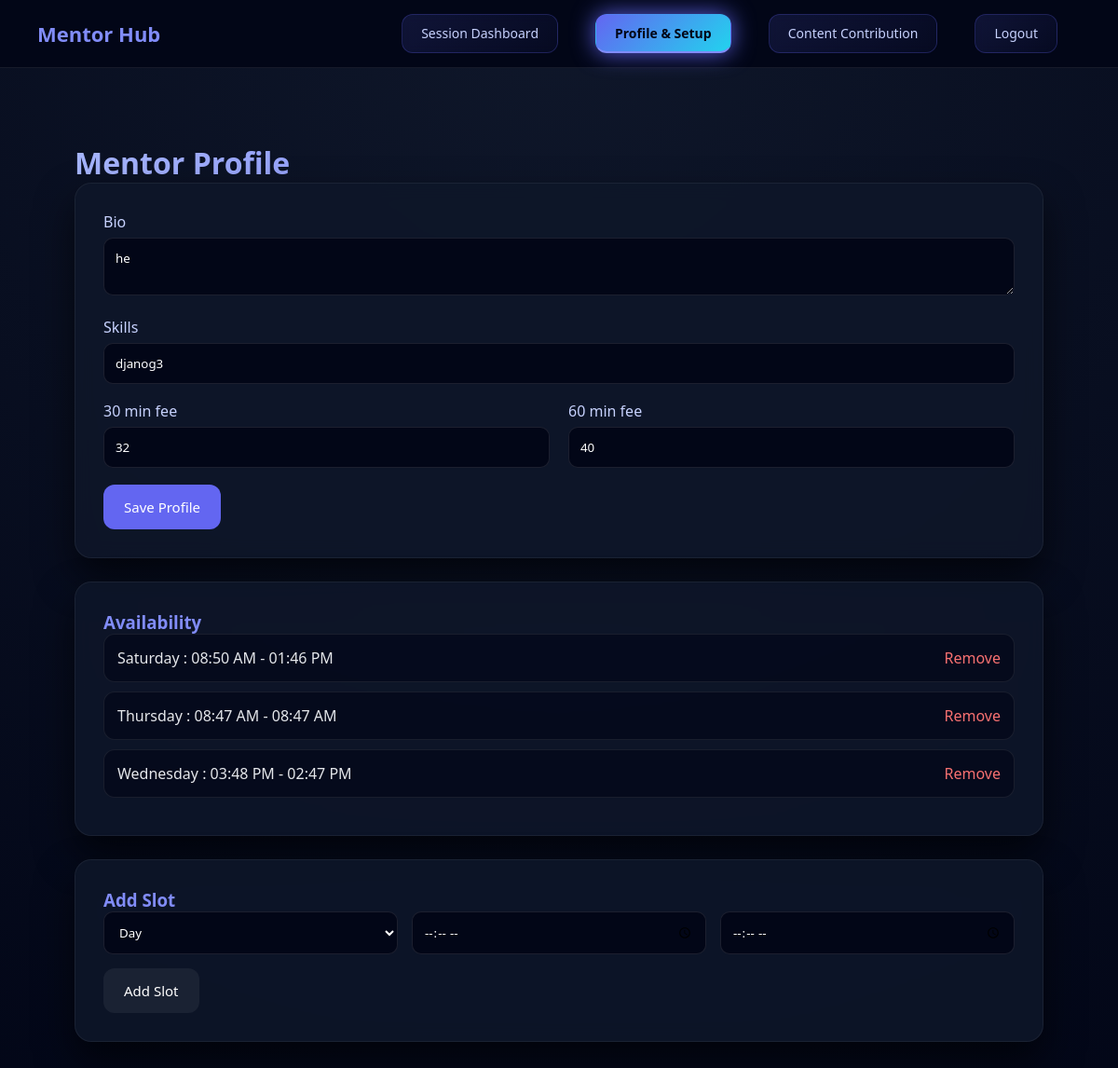
The page /mentor/dashboard/profile/ (signed in) on the database as committed earlier.
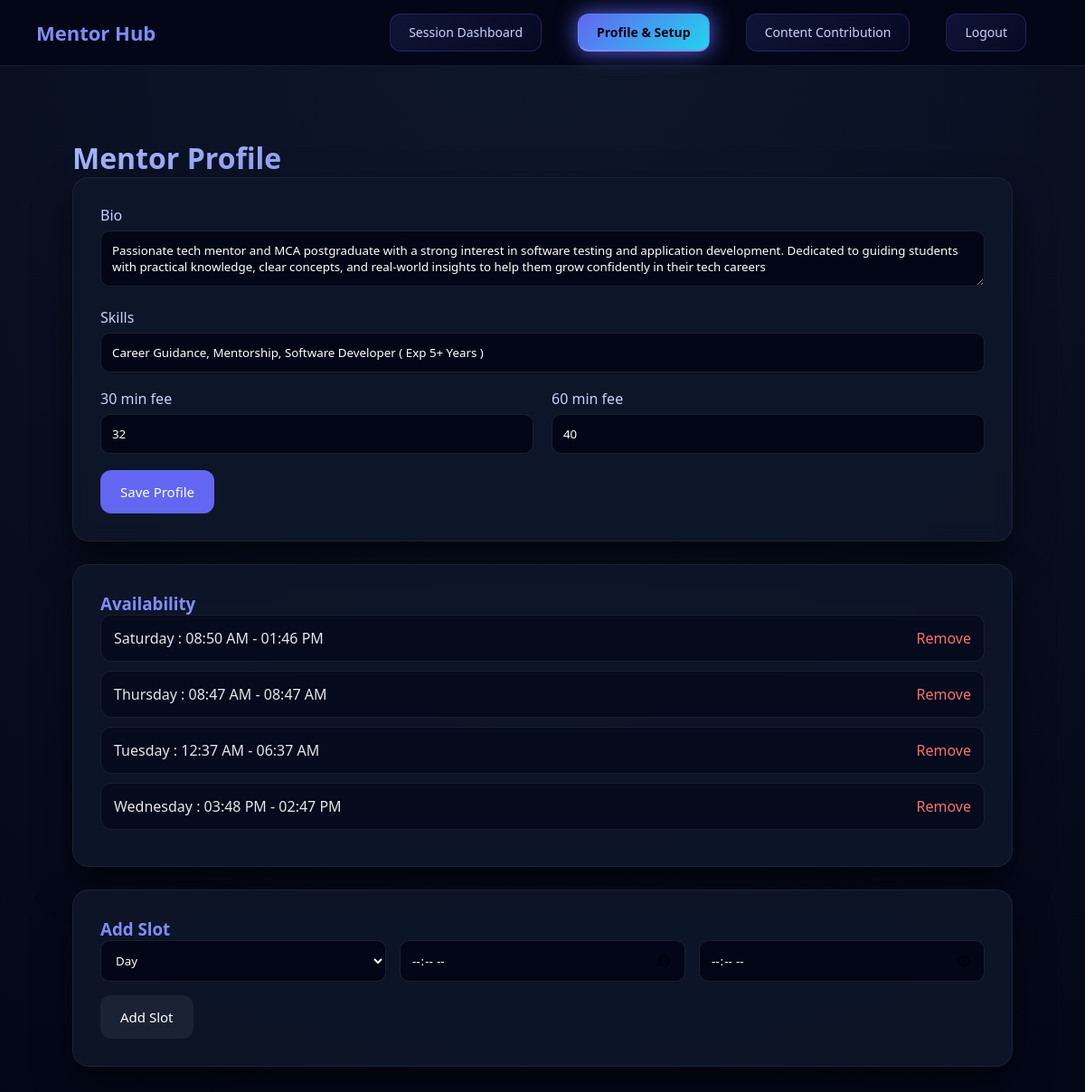
The same page on the database as committed later.
### mentor/models.py (models this page shows, shortened)
class MentorProfile(models.Model):
    user = models.OneToOneField(
        CustomUser,
        on_delete=models.CASCADE,
        related_name='mentor_profile'
    )
    bio = models.TextField(
        max_length=500,
        blank=True,
        null=True,
        help_text="Professional bio (max 500 characters)"
    )
    expertise = models.CharField(
        max_length=500,
        blank=True,
        null=True,
        help_text="Comma-separated skills (e.g., Python, Django, React)"
    )
    fee_30min = models.IntegerField(
        default=10,
        validators=[MinValueValidator(0), MaxValueValidator(1000)],
        help_text="Token fee for 30-minute session"
    )
    fee_60min = models.IntegerField(
        default=20,
        validators=[MinValueValidator(0), MaxValueValidator(2000)],
        help_text="Token fee for 60-minute session"
    )
    total_sessions = models.IntegerField(default=0)
    total_earnings = models.IntegerField(default=0)
    rating = models.DecimalField(
        max_digits=3,
        decimal_places=2,
        default=0.00,
        validators=[MinValueValidator(0), MaxValueValidator(5)]
    )
    is_active = models.BooleanField(default=True)
    created_at = models.DateTimeField(auto_now_add=True)
    updated_at = models.DateTimeField(auto_now=True)
    class Meta:
        verbose_name = "Mentor Profile"
        verbose_name_plural = "Mentor Profiles"

class AvailabilitySlot(models.Model):
    DAYS_OF_WEEK = [
        ('monday', 'Monday'),
        ('tuesday', 'Tuesday'),
        ('wednesday', 'Wednesday'),
        ('thursday', 'Thursday'),
        ('friday', 'Friday'),
        ('saturday', 'Saturday'),
        ('sunday', 'Sunday'),
    ]
    mentor = models.ForeignKey(
        CustomUser,
        on_delete=models.CASCADE,
        related_name='mentor_availability_slots',
        limit_choices_to={'role': 'mentor'}
    )
    day_of_week = models.CharField(max_length=10, choices=DAYS_OF_WEEK)
    start_time = models.TimeField()
    end_time = models.TimeField()
    is_active = models.BooleanField(default=True)
    created_at = models.DateTimeField(auto_now_add=True)
    class Meta:
        verbose_name = "Availability Slot"
        verbose_name_plural = "Availability Slots"
        ordering = ['day_of_week', 'start_time']

### mentor/views.py (the view, shortened to what this page needs)
# urls.py: path('dashboard/profile/', views.mentor_profile, name='mentor_profile_setup'),
@login_required
def mentor_profile(request):
    if request.user.role != 'mentor':
        messages.error(request, "⛔ Only mentors can access this page.")
        return redirect('home')
    if not request.user.is_approved:
        messages.error(request, "⏳ You must be approved by admin.")
        return redirect('home')
    mentor_profile, created = MentorProfile.objects.get_or_create(
        user=request.user,
        defaults={
            'bio': '',
            'expertise': '',
            'fee_30min': 10,
            'fee_60min': 20,
        }
    )
    availability_slots = AvailabilitySlot.objects.filter(
        mentor=request.user,
        is_active=True
    ).order_by('day_of_week', 'start_time')
    return render(request, 'mentor/profile.html', {
        'mentor_profile': mentor_profile,
        'availability_slots': availability_slots,
    })

### mentor/templates/mentor/profile.html (shortened to what this page needs)
{% extends 'dashboard/mentorbase.html'%}
{% block content %}
<div id="profile" class="content-view">
    <h1 style="font-size:32px;
               background:linear-gradient(90deg,#a5b4fc,#6366f1);
               -webkit-background-clip:text;
               -webkit-text-fill-color:transparent;">
        Mentor Profile
    </h1>
    <form method="POST" class="card">
    <div class="form-group">
        <label>Bio</label>
        <textarea name="bio">{{ mentor_profile.bio|default:'' }}</textarea>
    </div>
    <div class="form-group">
        <label>Skills</label>
        <input name="skills" value="{{ mentor_profile.expertise|default:'' }}">
    </div>
    <div style="display:grid;grid-template-columns:1fr 1fr;gap:20px;">
        <div class="form-group">
            <label>30 min fee</label>
            <input type="number" name="fee_30m" value="{{ mentor_profile.fee_30min }}">
        </div>
        <div class="form-group">
            <label>60 min fee</label>
            <input type="number" name="fee_60m" value="{{ mentor_profile.fee_60min }}">
        </div>
    </div>
    <button class="btn btn-primary">Save Profile</button>
</form>
    <div class="card">
        <h3 style="color:#818cf8;">Availability</h3>
        {% for slot in availability_slots %}
        <div class="slot-item">
            <span>{{ slot.get_day_of_week_display }} :
            {{ slot.start_time|time:'h:i A' }} - {{ slot.end_time|time:'h:i A' }}</span>
            <a href="{% url 'remove_availability' slot.id %}"
               onclick="return confirm('Remove?')">Remove</a>
        </div>
        {% empty %}
        <p>No slots added yet</p>
        {% endfor %}
    </div>
    <form method="POST" action="{% url 'add_availability' %}" class="card">
        <h3 style="color:#818cf8;">Add Slot</h3>
        <div style="display:grid;grid-template-columns:1fr 1fr 1fr;gap:15px;">
            <select name="day">
                <option value="">Day</option>
            </select>
            <input type="time" name="time_from">
            <input type="time" name="time_to">
        </div>
        <button class="btn btn-gray" style="margin-top:15px;">Add Slot</button>
    </form>
</div>
{% endblock %}

Rows that differ between the two databases and show on the page:
changed MentorProfile: bio "he" → "Passionate tech mentor and MCA postgraduate with a strong interest in software testing and application development. Dedicated to guiding students with practical knowledge, clear concepts, and real-world insights to help them grow confidently in their tech careers"; skills "djanog3" → "Career Guidance, Mentorship, Software Developer ( Exp 5+ Years )"
added AvailabilitySlot: day_of_week "Tuesday", start_time "12:37 AM", end_time "06:37 AM"
